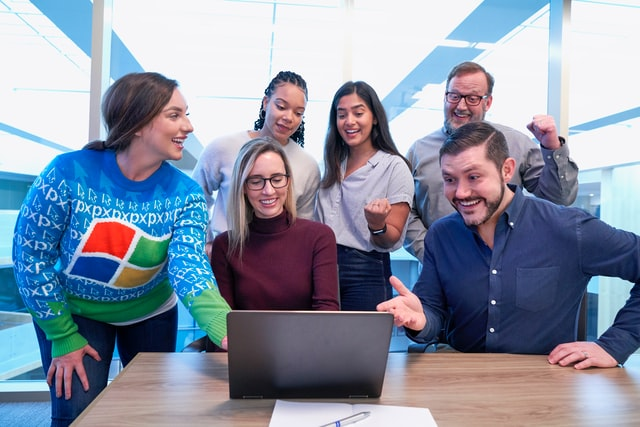
#> input picture section19/ms.jpg, 640 x 427 px
$ python brightness.py
#> lines starting #> are read from the running program, lines starting #| are printed output that depends on the picture
import matplotlib.pyplot as plt
import numpy as np
import cv2

img = cv2.imread("ms.jpg")
#> img is the input picture: shape (427, 640, 3); mean B, G, R 163.3, 146.1, 137.7

print(img[0][0])
#| [238 209 158]

r = np.array([1,2,3,100], dtype="uint8")
# 0 -255
r = r +250
#print(r)

increased = img + 100
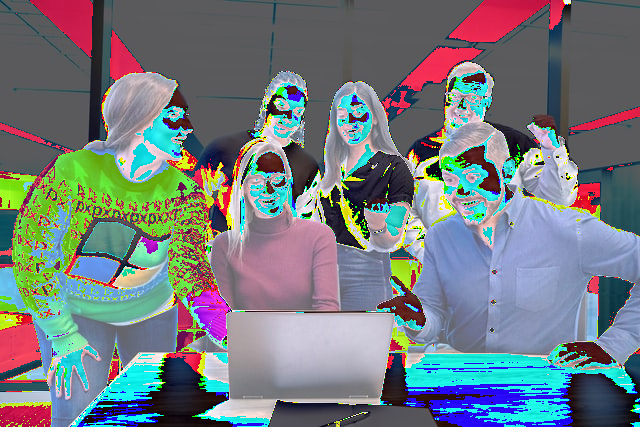
#> increased: shape (427, 640, 3); mean B, G, R 127.9, 123.2, 114.4

print(increased[0][0])
#| [82 53  2]

z = np.zeros([1000, 1500, 3], dtype="uint8") + 50
#print(z)

#> (the run stopped early here; a loop or call above may not have finished)
